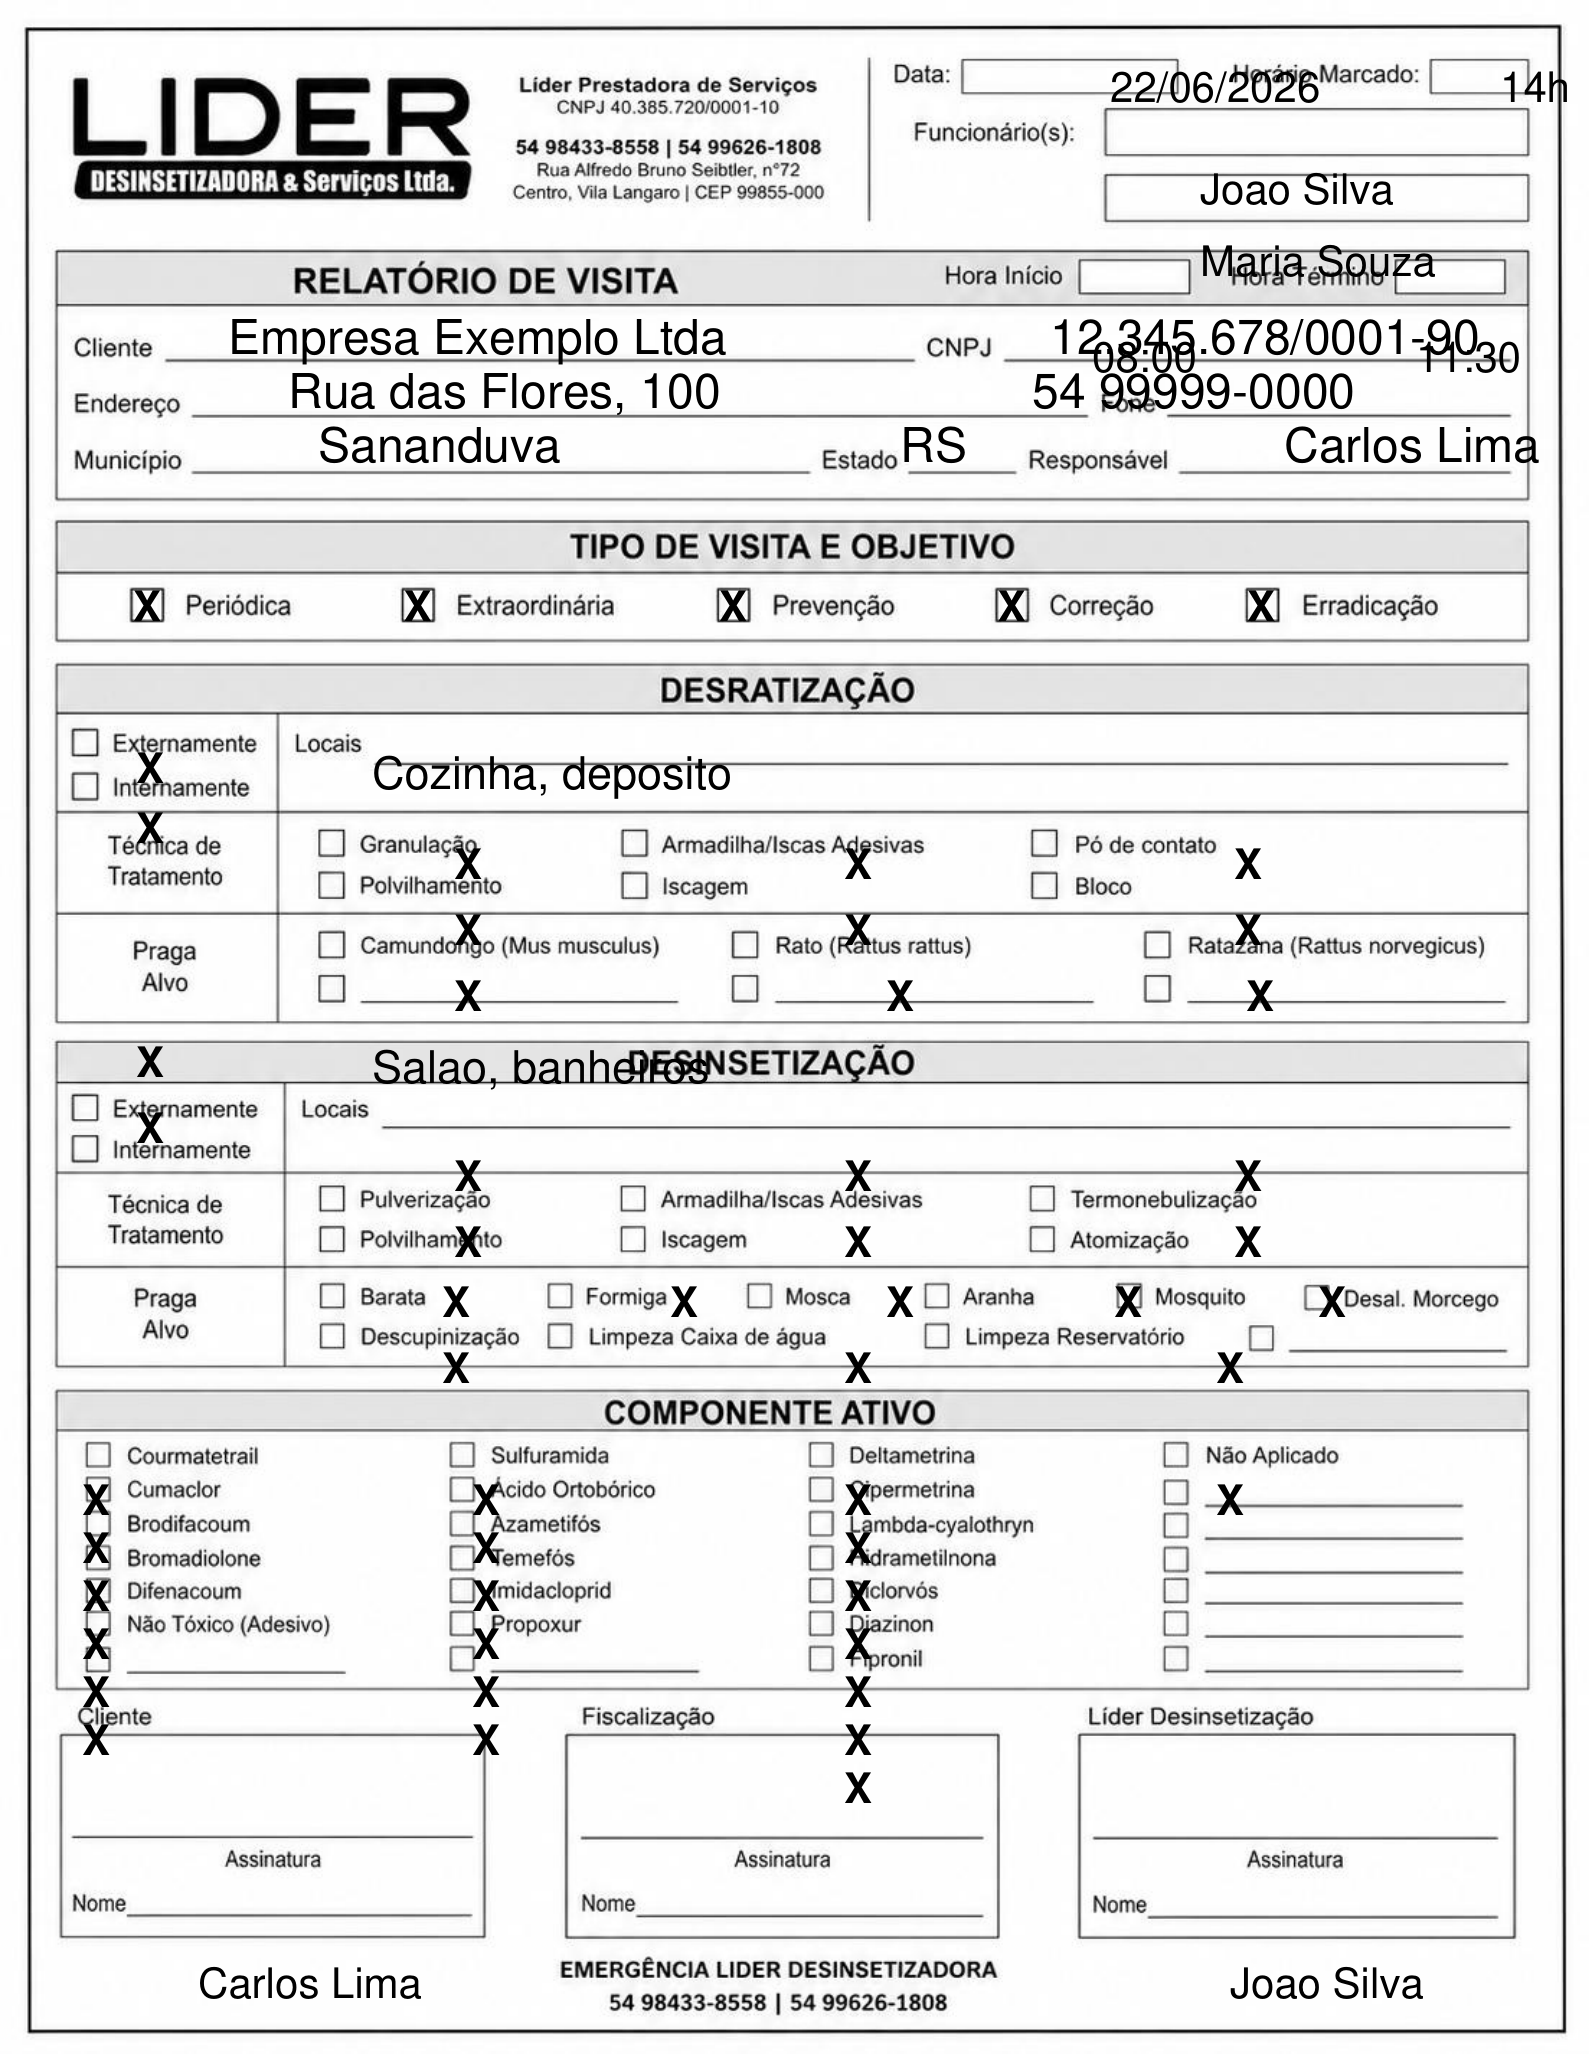

This figure's Python source:
import fitz
V=r'sigla-relatorios/src/main/resources/formularios/relatorio-visita-modelo.pdf'
doc=fitz.open(V); page=doc[0]
Hf="helv"; B="hebo"
def t(x,topo,size,txt):
    if txt: page.insert_text((x,topo+size),txt,fontsize=size,fontname=Hf,color=(0,0,0))
def Xc(cx,cy,size=7):
    w=fitz.get_text_length("X",fontname=B,fontsize=size); page.insert_text((cx-w/2,cy+size*0.35),"X",fontsize=size,fontname=B,color=(0,0,0))
# top
t(185,10,7,"22/06/2026"); t(250,10,7,"14h"); t(200,27,7,"Joao Silva"); t(200,39,7,"Maria Souza")
t(182,55,7,"08:00"); t(236,55,7,"11:30")
# client
t(38,51,8,"Empresa Exemplo Ltda"); t(175,51,8,"12.345.678/0001-90")
t(48,60,8,"Rua das Flores, 100"); t(172,60,8,"54 99999-0000")
t(53,69,8,"Sananduva"); t(150,69,8,"RS"); t(214,69,8,"Carlos Lima")
# tipo
for cx in [24.5,69.6,122.2,168.6,210.2]: Xc(cx,101)
# desrat
Xc(25,128); Xc(25,138); t(62,124,7.5,"Cozinha, deposito")
for cx in [78,143,208]: Xc(cx,144)
for cx in [78,143,208]: Xc(cx,155)
for cx in [78,150,210]: Xc(cx,166)
# desinset
Xc(25,177); Xc(25,188); t(62,173,7.5,"Salao, banheiros")
for cx in [78,143,208]: Xc(cx,196)
for cx in [78,143,208]: Xc(cx,207)
for cx in [76,114,150,188,222]: Xc(cx,217)
for cx in [76,143,205]: Xc(cx,228)
# componente
for cy in [250,258,266,274,282,290]: Xc(16,cy)
for cy in [250,258,266,274,282,290]: Xc(81,cy)
for cy in [250,258,266,274,282,290,298]: Xc(143,cy)
Xc(205,250)
# signatures
t(33,326,7,"Carlos Lima"); t(205,326,7,"Joao Silva")
page.get_pixmap(matrix=fitz.Matrix(6,6)).save(r'var/v_final.png'); print("ok")
doc.close()
